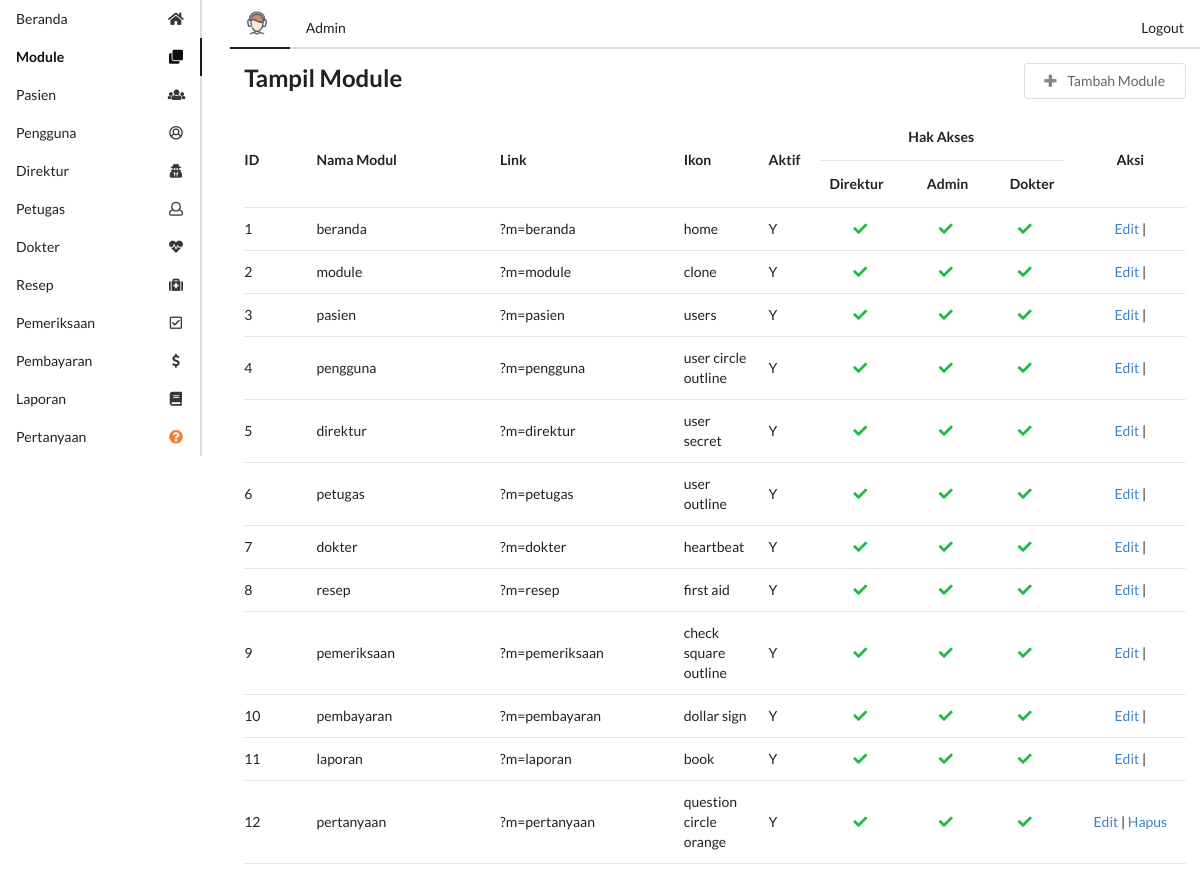
The page /u/media.php?m=module (signed in) on the database its author committed.
### tables this page shows
create table module(
    module_id int primary key auto_increment,
    module_name varchar(50) not null,
    link varchar(50),
    icon varchar(50),
    active enum('Y','N') not null default 'Y',
    access_director enum('Y','N'),
    access_admin enum('Y','N'),
    access_doctor enum('Y','N')
);

### config/functions.php (called while the page is built, shortened)
<?php
function dbConnect()
{
    $db = new mysqli("localhost", "root", "siswanto123321", "si_klinik");
    return $db;
}
function getListModule($status)
{
    if ($status == 'dirut') {
        $akses = 'access_director';
    } else if ($status == 'dokter') {
        $akses = 'access_doctor';
    } else {
        $akses = 'access_admin';
    }
    $db = dbConnect();
    if ($db->connect_errno == 0) {
        $res = $db->query("SELECT * FROM module WHERE active='Y' AND $akses='Y' ");
        if ($res) {
            $data = $res->fetch_all(MYSQLI_ASSOC);
            return $data;
        } else {
            return false;
        }
    } else {
        return false;
    }
}

### model/Module.php (called while the page is built, shortened)
<?php
class Module
{
    function getListModule()
    {
        $conn = dbConnect();
        if ($conn->connect_errno == 0) {
            $sql = "SELECT * FROM module";
            $res = $conn->query($sql);
            if ($res) {
                $data = $res->fetch_all(MYSQLI_ASSOC);
                return $data;
            } else {
                return false;
            }
        } else {
            return false;
        }
    }
}
?>

### u/module/mod_module/module.php (the view, shortened to what this page needs)
<?php
include "../model/Module.php";
$m = $_GET['m'];
$aksi = "module/mod_module/aksi_module.php";
$act = isset($_GET['act']) ? $_GET['act'] : '';
$module = new Module();
switch ($act) {
    default: ?>
        <div class="ui stackable grid container">
            <div class="twelve wide column">
                <h2 class="">Tampil Module</h2>
            </div>
            <div class="four wide column">
                <a onclick=window.location.href="<?php echo "?m=$m&act=tambah"; ?>"
                   class="ui basic button right floated">
                    <i class="icon plus"></i>
                    Tambah Module
                </a>
            </div>
            <div class="sixteen wide column">
                <table class="ui selectable very basic structured table">
                    <thead>
                    <tr>
                        <th class="one wide" rowspan="2">ID</th>
                        <th class="three wide" rowspan="2">Nama Modul</th>
                        <th class="three wide" rowspan="2">Link</th>
                        <th class="one wide" rowspan="2">Ikon</th>
                        <th class="one wide" rowspan="2">Aktif</th>
                        <th class="four wide center aligned" colspan="3">Hak Akses</th>
                        <th class="two wide center aligned" rowspan="2">Aksi</th>
                    </tr>
                    <tr>
                        <th class="center aligned">Direktur</th>
                        <th class="center aligned">Admin</th>
                        <th class="center aligned">Dokter</th>
                    </tr>
                    </thead>
                    <tbody>
                    <?php
                    $dataModule = $module->getListModule();
                    foreach ($dataModule as $data) {
                        echo "
                    <tr>
                        <td>$data[module_id]</td>
                        <td>$data[module_name]</td>
                        <td>$data[link]</td>
                        <td>$data[icon]</td>
                        <td>$data[active]</td>
                        <td class='center aligned'>";
                        if ($data['access_director'] == 'Y') {
                            echo "<i class='green checkmark icon'></i>";
                        }
                        echo "
                        </td>
                        <td class='center aligned'>";
                        if ($data['access_admin'] == 'Y') {
                            echo "<i class='green checkmark icon'></i>";
                        }
                        echo "
                        </td>
                        <td class='center aligned'>";
                        if ($data['access_doctor'] == 'Y') {
                            echo "<i class='green checkmark icon'></i>";
                        }
                        echo "
                        </td>
                        <td class='center aligned'>
                            <a href='?m=$m&act=edit&id=$data[module_id]'>Edit</a> | ";
                        if ($data['module_id'] > 11) {
                            echo "<a id='btn-delete' style='cursor: pointer;'
                                     onclick='deleteData(`$aksi?m=$m&act=hapus&id=$data[module_id]`,
                                                            `$data[module_id]`,
                                                            `$m <b>$data[module_name]</b> ? `)'>Hapus</a>";
                        }
                        echo "
                        </td>
                    </tr>";
                    } ?>
                    </tbody>
                </table>
            </div>
        </div>
        <?php
        break;
    case "tambah": ?>
        <?php
} ?>

### u/menu.php
<?php
if (empty($_SESSION['username']) && empty($_SESSION['password'])) {
    header("location:index.php?error=8");
} else {
    $dataModule = getListModule($_SESSION['status']);
    foreach ($dataModule as $data) {
        $module_name = str_replace(' ', '', strtolower($data['module_name']));
        ($_GET['m'] == $module_name) ? $active = "active" : $active = "";
        echo "<a href='$data[link]' class='item $active' style='text-transform:capitalize;'>
           <i class='$data[icon] icon'></i> $data[module_name]
        </a>";
    }
}

### rows shown on the page
module: module_name "Beranda", module_id "1", module_name "beranda", link "?m=beranda", icon "home", active "Y", access_director "Y" (drawn), access_admin "Y" (drawn), access_doctor "Y" (drawn)
module: module_name "Module", module_id "2", module_name "module", link "?m=module", icon "clone", active "Y", access_director "Y" (drawn), access_admin "Y" (drawn), access_doctor "Y" (drawn)
module: module_name "Pasien", module_id "3", module_name "pasien", link "?m=pasien", icon "users", active "Y", access_director "Y" (drawn), access_admin "Y" (drawn), access_doctor "Y" (drawn)
module: module_name "Pengguna", module_id "4", module_name "pengguna", link "?m=pengguna", icon "user circle outline", active "Y", access_director "Y" (drawn), access_admin "Y" (drawn), access_doctor "Y" (drawn)
module: module_name "Direktur", module_id "5", module_name "direktur", link "?m=direktur", icon "user secret", active "Y", access_director "Y" (drawn), access_admin "Y" (drawn), access_doctor "Y" (drawn)
module: module_name "Petugas", module_id "6", module_name "petugas", link "?m=petugas", icon "user outline", active "Y", access_director "Y" (drawn), access_admin "Y" (drawn), access_doctor "Y" (drawn)
module: module_name "Dokter", module_id "7", module_name "dokter", link "?m=dokter", icon "heartbeat", active "Y", access_director "Y" (drawn), access_admin "Y" (drawn), access_doctor "Y" (drawn)
module: module_name "Resep", module_id "8", module_name "resep", link "?m=resep", icon "first aid", active "Y", access_director "Y" (drawn), access_admin "Y" (drawn), access_doctor "Y" (drawn)
module: module_name "Pemeriksaan", module_id "9", module_name "pemeriksaan", link "?m=pemeriksaan", icon "check square outline", active "Y", access_director "Y" (drawn), access_admin "Y" (drawn), access_doctor "Y" (drawn)
module: module_name "Pembayaran", module_id "10", module_name "pembayaran", link "?m=pembayaran", icon "dollar sign", active "Y", access_director "Y" (drawn), access_admin "Y" (drawn), access_doctor "Y" (drawn)
module: module_name "Laporan", module_id "11", module_name "laporan", link "?m=laporan", icon "book", active "Y", access_director "Y" (drawn), access_admin "Y" (drawn), access_doctor "Y" (drawn)
module: module_name "Pertanyaan", module_id "12", module_name "pertanyaan", link "?m=pertanyaan", icon "question circle orange", active "Y", access_director "Y" (drawn), access_admin "Y" (drawn), access_doctor "Y" (drawn)

### other values the page prints
$_SESSION['status'] "Admin"
